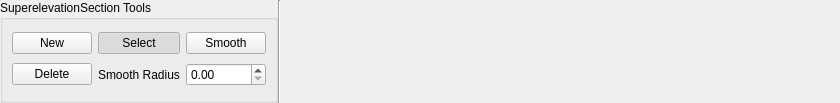
<?xml version="1.0" encoding="UTF-8"?>
<ui version="4.0">
 <class>SuperelevationRibbon</class>
 <widget class="QWidget" name="SuperelevationRibbon">
  <property name="geometry">
   <rect>
    <x>0</x>
    <y>0</y>
    <width>840</width>
    <height>103</height>
   </rect>
  </property>
  <property name="minimumSize">
   <size>
    <width>0</width>
    <height>78</height>
   </size>
  </property>
  <property name="windowTitle">
   <string>Form</string>
  </property>
  <layout class="QHBoxLayout" name="horizontalLayout">
   <property name="spacing">
    <number>0</number>
   </property>
   <property name="leftMargin">
    <number>0</number>
   </property>
   <property name="topMargin">
    <number>0</number>
   </property>
   <property name="rightMargin">
    <number>0</number>
   </property>
   <property name="bottomMargin">
    <number>0</number>
   </property>
   <item>
    <widget class="QGroupBox" name="superelevationBox">
     <property name="title">
      <string>SuperelevationSection Tools</string>
     </property>
     <layout class="QGridLayout" name="gridLayout_3">
      <item row="2" column="1">
       <widget class="QLabel" name="label">
        <property name="text">
         <string>Smooth Radius</string>
        </property>
       </widget>
      </item>
      <item row="2" column="0">
       <widget class="QPushButton" name="elevationDelete">
        <property name="text">
         <string>Delete</string>
        </property>
        <property name="checkable">
         <bool>true</bool>
        </property>
       </widget>
      </item>
      <item row="1" column="0">
       <widget class="QPushButton" name="elevationAdd">
        <property name="text">
         <string>New</string>
        </property>
        <property name="checkable">
         <bool>true</bool>
        </property>
        <property name="checked">
         <bool>false</bool>
        </property>
       </widget>
      </item>
      <item row="1" column="1">
       <widget class="QPushButton" name="elevationSelect">
        <property name="text">
         <string>Select</string>
        </property>
        <property name="checkable">
         <bool>true</bool>
        </property>
        <property name="checked">
         <bool>true</bool>
        </property>
       </widget>
      </item>
      <item row="2" column="2">
       <widget class="QDoubleSpinBox" name="radiusEdit"/>
      </item>
      <item row="1" column="2">
       <widget class="QPushButton" name="elevationSmooth">
        <property name="text">
         <string>Smooth</string>
        </property>
       </widget>
      </item>
     </layout>
    </widget>
   </item>
   <item>
    <widget class="Line" name="line_type">
     <property name="orientation">
      <enum>Qt::Vertical</enum>
     </property>
    </widget>
   </item>
   <item>
    <spacer name="horizontalSpacer">
     <property name="orientation">
      <enum>Qt::Horizontal</enum>
     </property>
     <property name="sizeHint" stdset="0">
      <size>
       <width>40</width>
       <height>20</height>
      </size>
     </property>
    </spacer>
   </item>
  </layout>
 </widget>
 <resources/>
 <connections/>
</ui>
